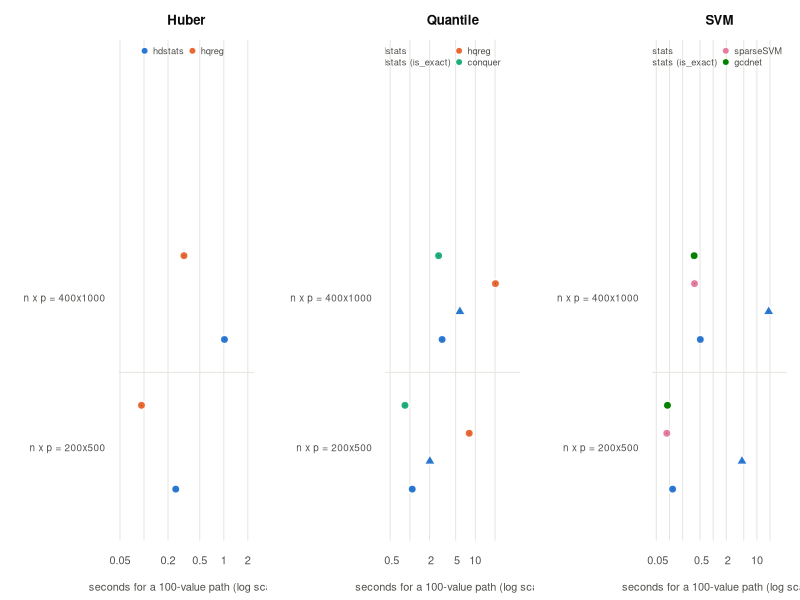

Write the R code that produced this figure. (Note: this script raises an error after producing the figure.)
## Figures for the benchmark write-up (PNG, base graphics).
##   Rscript benchmarks/04-figures.R
## Colors follow the package (fixed slots of a colorblind-validated palette),
## never the rank of a series; hdstats is always slot 1.
pal <- c(hdstats = "#2a78d6", hqreg = "#eb6834", conquer = "#1baf7a", quantreg = "#eda100",
         sparseSVM = "#e87ba4", gcdnet = "#008300", LiblineaR = "#4a3aa7", Rfit = "#e34948",
         glmnet = "#4a3aa7")
ink <- "#0b0b0b"; ink2 <- "#52514e"; grid <- "#e6e5e1"; surface <- "#fcfcfb"
dir.create("benchmarks/figures", showWarnings = FALSE)

## ---------------- speed ----------------
sp <- read.csv("benchmarks/results/speed.csv", stringsAsFactors = FALSE)
sp$size <- paste0(sp$n, "x", sp$p)
sp$series <- ifelse(grepl("is_exact", sp$method), paste0(sp$package, " (is_exact)"), sp$package)
panels <- c("Huber", "Quantile", "SVM")
sizes <- unique(sp$size[sp$model %in% panels])          # in the order they were run
png("benchmarks/figures/speed.png", width = 2100, height = 900, res = 160, bg = surface)
par(mfrow = c(1, 3), mar = c(4.5, 9, 3, 1), family = "sans", col.axis = ink2, col.lab = ink2, fg = ink2)
for (m in panels) {
  d <- sp[sp$model == m & !grepl("10 lambda|single", sp$note), ]
  d$yi <- match(d$size, sizes)
  series <- unique(d$series)
  off <- seq(-0.28, 0.28, length.out = length(series))
  plot(NA, xlim = range(d$seconds) * c(0.6, 2), ylim = c(0.5, length(sizes) + 1.6), log = "x", axes = FALSE,
       xlab = "seconds for a 100-value path (log scale)", ylab = "", main = m, col.main = ink)
  abline(v = axTicks(1), col = grid); abline(h = seq_len(length(sizes) - 1) + 0.5, col = grid)
  axis(1, at = axTicks(1), labels = format(axTicks(1), drop0trailing = TRUE, scientific = FALSE), tick = FALSE)
  axis(2, at = seq_along(sizes), labels = paste0("n x p = ", sizes), las = 1, tick = FALSE, cex.axis = 0.9)
  for (k in seq_along(series)) {
    dd <- d[d$series == series[k], ]
    col <- pal[[sub(" .*", "", series[k])]]; pch <- if (grepl("is_exact", series[k])) 24 else 21
    points(dd$seconds, dd$yi + off[k], pch = pch, bg = col, col = surface, cex = 1.7, lwd = 1.5)
    if (length(dd$yi) > 1) segments(dd$seconds, dd$yi + off[k], dd$seconds, dd$yi + off[k])
  }
  legend("top", legend = series, pch = ifelse(grepl("is_exact", series), 24, 21),
         pt.bg = pal[sub(" .*", "", series)], col = surface, pt.cex = 1.4, bty = "n", ncol = 2,
         cex = 0.85, text.col = ink2)
}
dev.off()

## ---------------- accuracy ----------------
ac <- do.call(rbind, lapply(list.files("benchmarks/results", "^accuracy-raw", full.names = TRUE), read.csv, stringsAsFactors = FALSE))
dotplot <- function(d, value, xlab, main) {
  agg <- aggregate(d[[value]], list(method = d$method), function(v) c(mean = mean(v), se = if (length(v) > 1) sd(v) / sqrt(length(v)) else 0))
  agg <- data.frame(method = agg$method, mean = agg$x[, "mean"], se = agg$x[, "se"])
  agg <- agg[order(-agg$mean), ]
  y <- seq_len(nrow(agg))
  is_hd <- grepl("hdstats", agg$method)
  par(mar = c(4.5, 15, 3, 1))
  plot(NA, xlim = range(c(agg$mean - agg$se, agg$mean + agg$se)) * c(0.9, 1.05), ylim = c(0.5, nrow(agg) + 0.5),
       axes = FALSE, xlab = xlab, ylab = "", main = main, col.main = ink)
  abline(v = axTicks(1), col = grid); axis(1, tick = FALSE); axis(2, at = y, labels = agg$method, las = 1, tick = FALSE, cex.axis = 0.8)
  segments(agg$mean - agg$se, y, agg$mean + agg$se, y, col = ifelse(is_hd, pal[["hdstats"]], ink2), lwd = 2)
  points(agg$mean, y, pch = 21, bg = ifelse(is_hd, pal[["hdstats"]], ink2), col = surface, cex = 1.5, lwd = 1.5)
}
reg <- ac[ac$setting == "regression", ]
errs <- unique(reg$error)
png("benchmarks/figures/accuracy-regression.png", width = 2400, height = 800, res = 160, bg = surface)
par(mfrow = c(1, length(errs)), family = "sans", col.axis = ink2, col.lab = ink2, fg = ink2)
for (e in errs) dotplot(reg[reg$error == e, ], "l2", "L2 estimation error (mean +/- s.e.)", paste0(e, " errors"))
dev.off()
cl <- ac[ac$setting == "classification", ]
if (nrow(cl)) {
  png("benchmarks/figures/accuracy-classification.png", width = 2000, height = 700, res = 160, bg = surface)
  par(mfrow = c(1, 2), family = "sans", col.axis = ink2, col.lab = ink2, fg = ink2)
  dotplot(cl, "test_mae", "test misclassification rate (mean +/- s.e.)", "Test error")
  dotplot(cl, "fpr", "false positive rate (mean +/- s.e.)", "False positive rate")
  dev.off()
}
cat("figures written to benchmarks/figures/\n")
